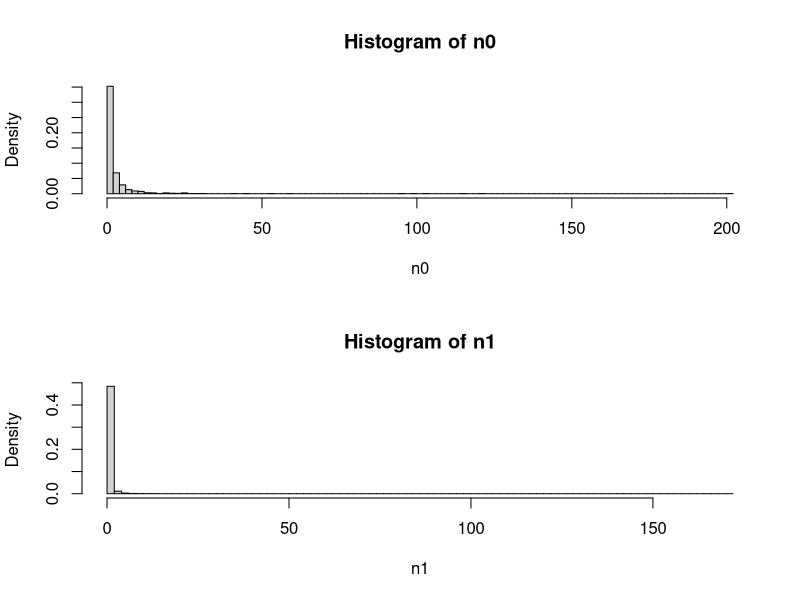
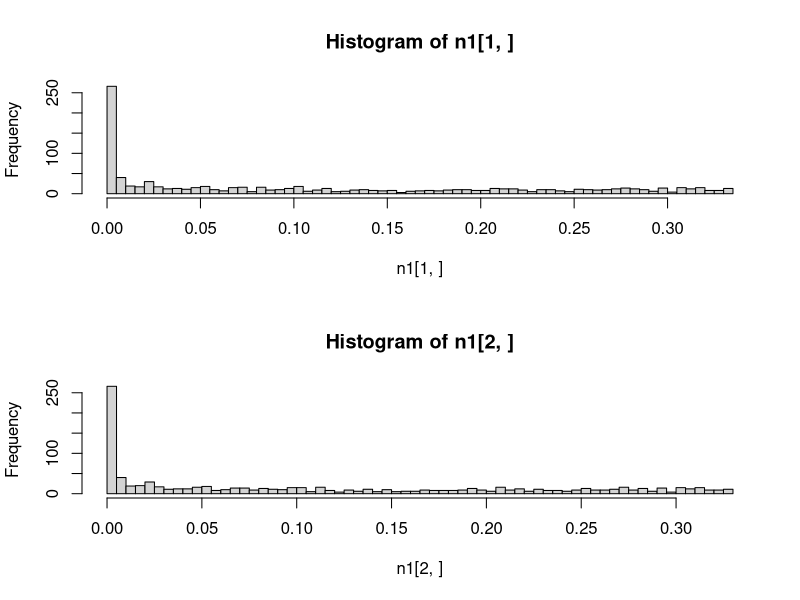
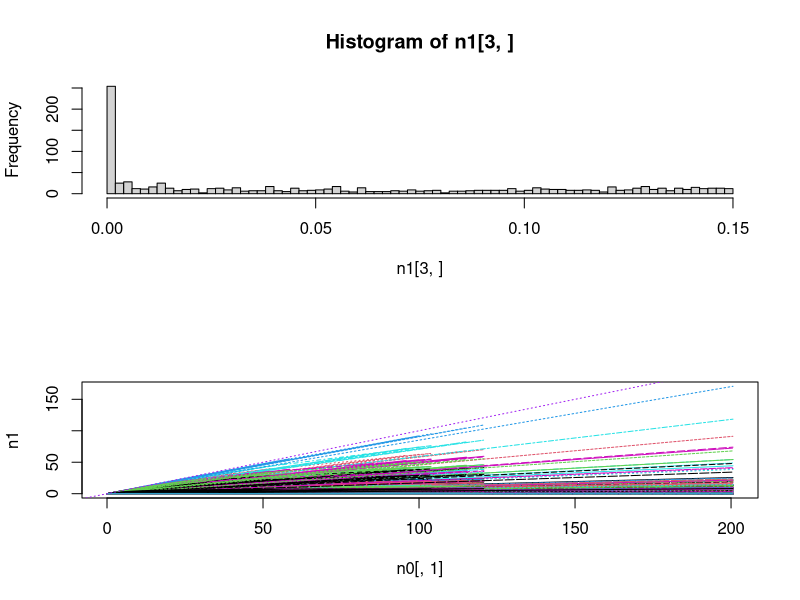
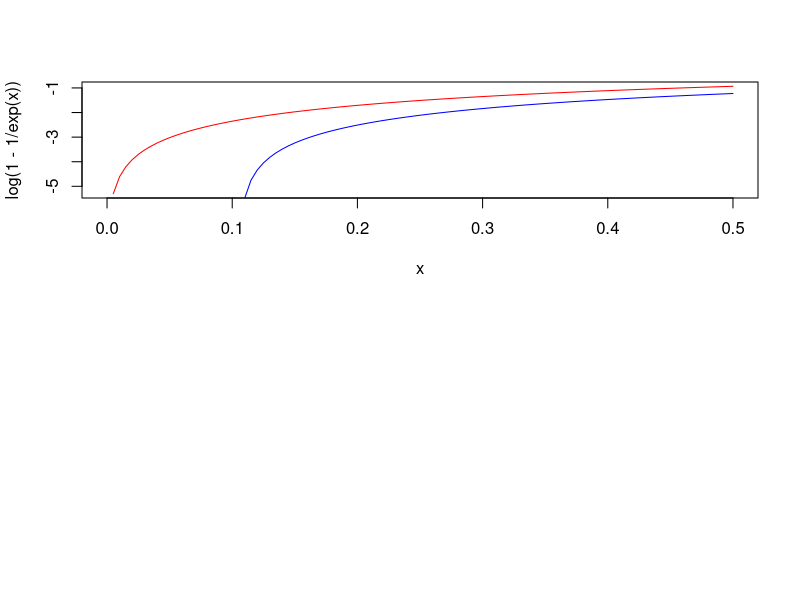
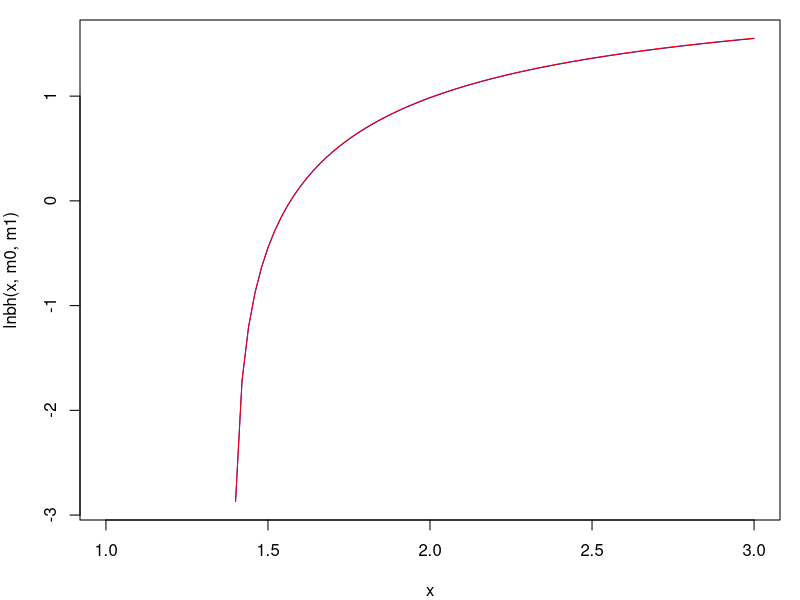
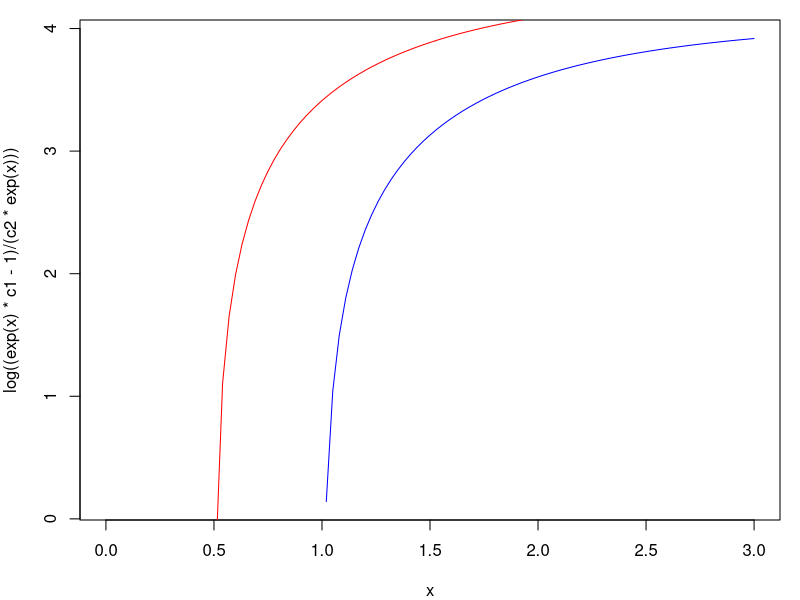
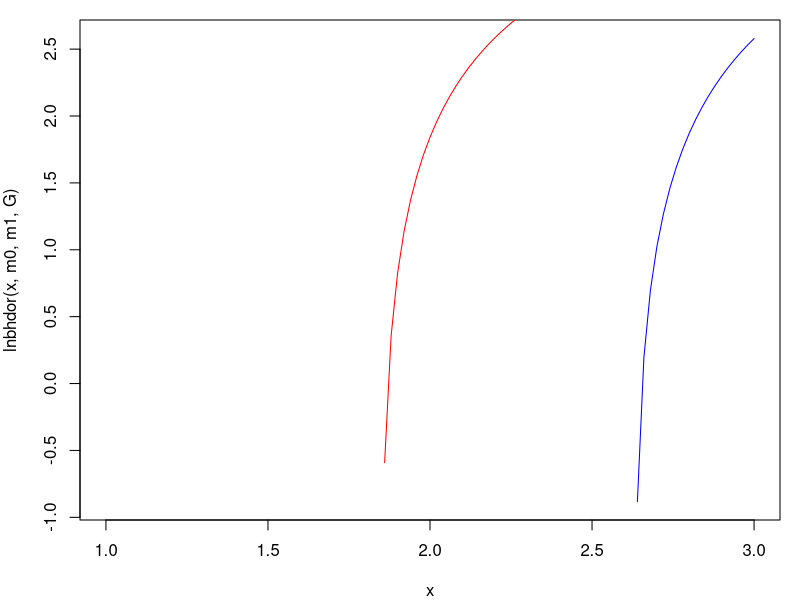
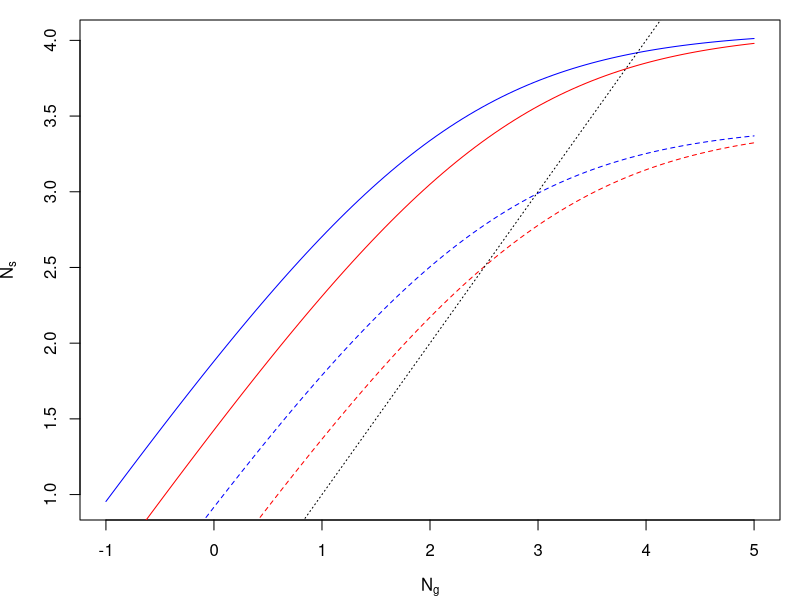

Recreate these plots in R, in order. (Note: this script raises an error after producing the figures.)
### Explore how random variation in Beverton-Holt mortality function ###
### affects the distribution of population sizes                     ###

# Functions ---------------------------------------------------------------

BH <- function(n_in,m0,m1){
  n_out <- n_in * exp(-m0) / ( 1 + (m1/m0)*(1-exp(-m0))*n_in )
  return(n_out)
}
# assuming T = 1

lnbh <- function(y,m0,m1,T3=0.3){
  c1 <- exp(-m0*T3)
  c2 <- (1-exp(-m0)*T3)*m1/m0
  log((y*c1-1)/(c2*y))
}

lnbhdor <- function(Y,m0,m1,G,T3=0.3){
  S0 <- exp(-m0)
  c1 <- exp(-m0*T3)
  c2 <- (1-exp(-m0)*T3)*m1/m0
  log((c1*G*Y-G*S0+S0-1) / (c2*G*Y*((G-1)*S0+1)))
}

Kcalc <- function(m0,m1,T=1){
  exp(-m0*T)/( (1-exp(-m0*T)) * (m1/m0) )
} 
# assuming T=1

sGBH <- function(n_in,Y,m0,m1,G,T3=0.3){
  So <- exp(-m0)
  Sn <- exp(-m0*T3)
  n_in*((1-G)*So + G*Y*Sn / (1 + G*Y*(1-Sn)*(m1/m0)*n_in))
}

rG <- function(Y,m0,G,T3=0.3){
  So <- exp(-m0)
  Sn <- exp(-m0*T3)
  log( (1-G)*So + G*Y*Sn )
}

# Exploration -------------------------------------------------------------

ln0_min <- -5
ln0_max <- 0
nseq <- 10^3
neps <- 10^3
alpha_m <- 0.1
beta_m <- 1

# n0_seq <- exp(seq(ln0_min,ln0_max,length.out=nseq))
# eps_m <- seq(-1,1,length.out=neps)
n0_seq <- exp(rnorm(nseq,0,1.5))
eps_m <- rnorm(neps,0,2)
  
m0 <- m1 <- n0 <- n1 <- matrix(NA,nr=nseq,nc=neps)

m0[] <- rep(exp(outer(alpha_m,eps_m,"+")),each=nseq)
m1[] <- rep(exp(outer(beta_m,eps_m,"+")),each=nseq)
n0[] <- rep(n0_seq,times=neps)
n1 <- BH(n0,m0,m1)

par(mfrow=c(2,1))
hist(n0,breaks=100,prob=T)
hist(n1,breaks=100,prob=T)

hist(n1[1,],breaks=100)
hist(n1[2,],breaks=100)
hist(n1[3,],breaks=100)

matplot(n0[,1],n1,type="l")
abline(0,1,col="purple",lty=3)

(K <- BH(10^10,m0[1,],m1[1,]))

# Plant example -----------------------------------------------------------
  # From Yodzis and work on desert annuals

### Without seed dormancy

curve(log(1-1/exp(x)),col="red",xlim=c(0,0.5))
curve(log(0.9-1/exp(x)),col="blue",add=T)
# drop-off occurs earlier at lower K

m0 <- 1.1
m1 <- 0.1
par(mfrow=c(1,1),mar=c(4,4,1,1))
curve(lnbh(x,m0,m1),col="blue",xlim=c(1,3))
m1 <- 0.01
curve(lnbh(x,m0,m1)-2.3,col="red",add=T)
# changing c2 only changes equilibrium N by constant factor (shifts intercept)

m0 <- 1
m1 <- 0.01
c1 <- exp(-m0)
c2 <- (1-exp(-m0))*m1/m0
curve(log((exp(x)*c1-1)/(c2*exp(x))),col="blue",xlim=c(0,3))
m0 <- 0.5
c1 <- exp(-m0)
c2 <- (1-exp(-m0))*m1/m0
curve(log((exp(x)*c1-1)/(c2*exp(x))),col="red",add=T)
# changing c1 -> drop-off occurs *earlier* at lower K

### With seed dormancy

G <- 0.4
m0 <- 1
m1 <- 0.01
curve(lnbhdor(x,m0,m1,G),col="blue",xlim=c(1,3))
m0 <- 0.5
curve(lnbhdor(x,m0,m1,G),col="red",add=T)
  # Same result with G - drop-off earlier for lower K

# How does Y affect BH curve? ---------------------------------------------

Y <- 3 # log scale
m0 <- 1
curve(log(BH(exp(x+Y),m0,m1)),col="blue",xlim=c(-1,5),
  xlab=expression(N[g]),ylab=expression(N[s])) # ignores dormancy
curve(log(BH(exp(x+Y-0.5),m0,m1)),col="red",add=T)
m0 <- 2
curve(log(BH(exp(x+Y),m0,m1)),col="blue",add=T,lty=2)
curve(log(BH(exp(x+Y-0.5),m0,m1)),col="red",add=T,lty=2)
abline(0,1,lty=3)
  # -0.5 -> reduce y by a freaction of exp(0.5)=1.6
  # decrease in y reduces equilibrium N by *more* when max popsize (K) is lower
  # Explantion:
  # - increasing Y makes a bigger difference to Ns when few seeds are being 
  # produced (bigger difference in [blue - red] at lower Ng (or Y)) 
  # - increasing m0 -> fewer seeds survive -> lower reproduction next year
  # -> bigger effect of change in Y
  # (but assumes that general shape of function stays the same? 
  # Increasing m0 makes curve steeper too, but this isn't important here,
  # as doesn't affect difference between blue and red much?)

# Y is just scaling up and down, changing c2 does the same thing?

# How does G affect BH curve? ---------------------------------------------

m0 <- 0.1
m1 <- 0.01
curve(lnbhdor(x,m0,m1,G=0.75),col="blue",xlim=c(0,5),ylim=c(-0.5,5))
curve(lnbhdor(x,m0,m1,G=0.5),col="red",add=T)
curve(lnbhdor(x,m0,m1,G=0.25),col="green",add=T)
  # above a certain Y, get more pop with high G, but as Y decreases, better to have low G

m0 <- 0.1
m1 <- 0.01
curve(lnbhdor(exp(x),m0,m1,G=0.75),col="blue",xlim=c(0,1.5),ylim=c(-0.5,5))
curve(lnbhdor(exp(x),m0,m1,G=0.25),col="red",add=T)
m0 <- 0.2
m1 <- 0.01
curve(lnbhdor(exp(x),m0,m1,G=0.75),col="blue",lty=2,add=T)
curve(lnbhdor(exp(x),m0,m1,G=0.25),col="red",lty=2,add=T)
  # When G is lower, reducing K has bigger effect on drop-off threshold for Y
  # (but will still always reduce it, so doesn't explain positive correlations)

m0 <- 0.1
m1 <- 0.01
curve(lnbhdor(x,m0,m1,G=0.75)-lnbhdor(x,m0,m1,G=0.25),col="blue",xlim=c(0,10))
m0 <- 0.2
m1 <- 0.01
curve(lnbhdor(x,m0,m1,G=0.75)-lnbhdor(x,m0,m1,G=0.25),col="red",add=T)
m0 <- 0.3
m1 <- 0.01
curve(lnbhdor(x,m0,m1,G=0.75)-lnbhdor(x,m0,m1,G=0.25),col="green",add=T)
abline(h=0,lty=3)
  # m1 -> lower germination favoured for given Y 

m0 <- 0.1
m1 <- 0.01
curve(lnbhdor(x,m0,m1,G=0.75)-lnbhdor(x,m0,m1,G=0.25),col="blue",xlim=c(0,10))
m0 <- 0.1
m1 <- 0.015
curve(lnbhdor(x,m0,m1,G=0.75)-lnbhdor(x,m0,m1,G=0.25),col="red",add=T)
abline(h=0,lty=3)
  # m2 -> proportional effect of G on dK is the same

# How does DI mortality relate to K? --------------------------------------

curve(Kcalc(exp(x),1),xlim=c(-5,5))
curve(Kcalc(exp(x),2),col="red",add=T)
  # higher m0 -> lower K

# Optimal G - constant environment ----------------------------------------

  # maximise equilibrium population size (ignoring extinction)

nY <- 5
nm0 <- 5
nm1 <- 5
nG <- 50

Yseq <- exp(seq(0,5,length.out=nY))
m0seq <- exp(seq(-1.5,0,length.out=nm0))
m1seq <- exp(seq(-4,4,length.out=nm1))
Gseq <- plogis(seq(-5,5,length.out=nG))

pd <- expand.grid(Y=Yseq,m0=m0seq,m1=m1seq,G=Gseq) # parameter data

lK_GY_plot <- function(m){
  require(reshape2)
  require(fields)
  pd$lK <- with(pd, lnbhdor(Y,m0,m1,G,T3=0.3))
  plotvars <- c("Y","G")
  pd1 <- subset(pd,m0==m & m1==m1seq[2],select=c(plotvars,"lK"))
  plotmat <- acast(melt(pd1,id=plotvars),G~Y)
  matplot(qlogis(Gseq),plotmat,type="l",lty=1,col=tim.colors(nY))
}

par(mfrow=c(2,2),mar=c(3,3,2,2))
lK_GY_plot(m0seq[1])  
lK_GY_plot(m0seq[2])  
lK_GY_plot(m0seq[3])  
lK_GY_plot(m0seq[4])  
  # m1 has no impact on optimal phenotype (only affects value of K)
  # G=0 is never optimal
  # Lower Y favours *higher* G -> should have negative G~z relationship?
  # (These plots show optimal G in years with different Y?)
  # Higher m0 favours higher G

lK_YG_plot <- function(m){
  require(reshape2)
  require(fields)
  pd$lK <- with(pd, lnbhdor(Y,m0,m1,G,T3=0.3))
  plotvars <- c("Y","G")
  pd1 <- subset(pd,m0==m & m1==m1seq[2],select=c(plotvars,"lK"))
  plotmat <- acast(melt(pd1,id=plotvars),Y~G)
  matplot(log(Yseq),plotmat,type="l",lty=1,col=tim.colors(nG))
}

par(mfrow=c(2,2),mar=c(3,3,2,2))
lK_YG_plot(m0seq[1])  
lK_YG_plot(m0seq[2])  
lK_YG_plot(m0seq[3])  
lK_YG_plot(m0seq[4])
  # low G -> 
  # - earlier drop-off in N with Y
  # - larger proportional drop-offs in N with Y
  # so *more* affected by CC if lower G (even without plasticity)
  # this tallies with "lower Y -> higher optimal G" results

# Optimal G - variable environment ----------------------------------------

np <- nrow(pd) # number of parameter combinations
nb <- 100
nt <- 1000 + nb
ns <- 10 # n y sig
Ysigseq <- exp(seq(-2,2,length.out=ns))
N0 <- 1000

Narr <- Yarr <- array(dim=c(nt,ns,np))
m0arr <- m1arr <- Garr <- array(dim=c(ns,np))
m0arr[] <- rep(pd$m0,each=ns)
m1arr[] <- rep(pd$m1,each=ns)
Garr[] <- rep(pd$G,each=ns)

Yarr[] <- exp(
  rep(log(pd$Y),each=nt*ns)
  + rep(outer(rnorm(n=nt,mean=0,sd=1),Ysigseq),times=np)
) # only works because Y varies the fastest of all params in pd

Narr[1,,] <- N0

for(t in 2:nt){
  Narr[t,,] <- sGBH(Narr[t-1,,],Yarr[t,,],m0arr,m1arr,Garr)
}

lNarr <- log(Narr)
lNmuarr <- apply(lNarr[-(1:nb),,],2:3,mean)
lNsdarr <- apply(lNarr[-(1:nb),,],2:3,sd)
lNmedarr <- apply(lNarr[-(1:nb),,],2:3,median)

Nd <- expand.grid(Ysig=Ysigseq,Y=Yseq,m0=m0seq,m1=m1seq,G=Gseq)
Nd$lNmu <- as.vector(lNmuarr)
Nd$lNsd <- as.vector(lNsdarr)
Nd$lNmed <- as.vector(lNmedarr)

lmu_Ysig_G_plot <- function(pY,pm0,pm1,xvar="G",...){
  require(reshape2)
  require(fields)
  plotvars <- c("Ysig","G")
  Nd1 <- subset(Nd,Y==pY & m0==pm0 & m1==pm1,select=c(plotvars,"lNmu"))
  if(xvar=="G"){
    plotmat <- acast(melt(Nd1,id=plotvars),G~Ysig)
    matplot(qlogis(Gseq),plotmat,type="l",lty=1,col=tim.colors(ns),
            ylim=c(-2,max(ceiling(plotmat))),
            ...)
    Gopt <- sapply(split(Nd1,Nd1$Ysig),function(d){
      qlogis(d$G[which(d$lNmu==max(d$lNmu))])
    })
    abline(v=Gopt,col=tim.colors(nY),lty=2)
  }
  if(xvar=="Ysig"){
    plotmat <- acast(melt(Nd1,id=plotvars),Ysig~G)
    matplot(Ysigseq,plotmat,type="l",lty=1,col=tim.colors(nG),
            ylim=c(-2,max(ceiling(plotmat))),
            ...)
  }
}

pdf(paste0("Plots/lmu_Ysig_G_",format(Sys.Date(),"%d%b%Y"),".pdf"),
    width=15,height=15)
iseq <- 1:5
ni <- length(iseq)
par(mfrow=c(ni,ni),mar=c(4,4,2,2),las=1,bty="l")
for(i in iseq){
  for(j in iseq){
    for(k in iseq){
      lmu_Ysig_G_plot(pY=Yseq[i],pm0=m0seq[j],pm1=m1seq[k],xvar="G",
                      xlab="G",ylab="ln(N)",
                      main=paste0("Y=",signif(Yseq[i],2),
                                  " m0=",signif(m0seq[j],2),
                                  " m1=",signif(m1seq[k],2)
                                  )
      )
    }
  }
}
dev.off()

par(mfrow=c(2,2),mar=c(4,4,2,2),las=1,bty="n")
lmu_Ysig_G_plot(pY=Yseq[4],pm0=m0seq[2],pm1=m1seq[2],xvar="G")
lmu_Ysig_G_plot(pY=Yseq[4],pm0=m0seq[4],pm1=m1seq[2],xvar="G")
lmu_Ysig_G_plot(pY=Yseq[2],pm0=m0seq[2],pm1=m1seq[4],xvar="G")
lmu_Ysig_G_plot(pY=Yseq[2],pm0=m0seq[2],pm1=m1seq[2],xvar="G")
  # - high m0 reduces effect of variance on optimal G, 
  # possibly even leads to env var favouring high G?
  # - m1 again just shifts population size without changing optimum
  # - low Y accentuates effects of env var on G?  
  # - low Y seems to favour higher G (again)

  # fluctuations favour G<1

par(mfrow=c(2,2))
lmu_Ysig_G_plot(pY=Yseq[5],pm0=m0seq[3],pm1=m1seq[3],xvar="Ysig")
lmu_Ysig_G_plot(pY=Yseq[5],pm0=m0seq[5],pm1=m1seq[3],xvar="Ysig")
lmu_Ysig_G_plot(pY=Yseq[5],pm0=m0seq[3],pm1=m1seq[5],xvar="Ysig")
lmu_Ysig_G_plot(pY=Yseq[2],pm0=m0seq[3],pm1=m1seq[3],xvar="Ysig")

lmu_Y_G_plot <- function(pYsig,pm0,pm1,xvar="G",...){
  require(reshape2)
  require(fields)
  plotvars <- c("Y","G")
  Nd1 <- subset(Nd,Ysig==pYsig & m0==pm0 & m1==pm1,select=c(plotvars,"lNmu"))
  if(xvar=="G"){
    plotmat <- acast(melt(Nd1,id=plotvars),G~Y)
    matplot(qlogis(Gseq),plotmat,type="l",lty=1,col=tim.colors(nY),
            ylim=c(-2,max(ceiling(plotmat))),
            ...
            )
    Gopt <- sapply(split(Nd1,Nd1$Y),function(d){
      qlogis(d$G[which(d$lNmu==max(d$lNmu))])
    })
    abline(v=Gopt,col=tim.colors(nY),lty=2)
  }
  if(xvar=="Y"){
    plotmat <- acast(melt(Nd1,id=plotvars),Y~G)
    matplot(Yseq,plotmat,type="l",lty=1,col=tim.colors(nG),
            ylim=c(-2,max(ceiling(plotmat))),
            ...
            )
  }
}

pdf(paste0("Plots/lmu_Y_G_",format(Sys.Date(),"%d%b%Y"),".pdf"),
    width=15,height=15)
iseq <- 1:5
ni <- length(iseq)
par(mfrow=c(ni,ni),mar=c(4,4,2,2),las=1,bty="l")
for(i in iseq*2){ # Ysig twice as long as others
  for(j in iseq){
    for(k in iseq){
      lmu_Y_G_plot(pYsig=Ysigseq[i],pm0=m0seq[j],pm1=m1seq[k],xvar="G",
                      xlab="G",ylab="ln(N)",
                      main=paste0("Ysig=",signif(Ysigseq[i],2),
                                  " m0=",signif(m0seq[j],2),
                                  " m1=",signif(m1seq[k],2)
                      )
      )
    }
  }
}
dev.off()

par(mfrow=c(2,2))
lmu_Y_G_plot(pYsig=Ysigseq[4],pm0=m0seq[2],pm1=m1seq[2],xvar="G")
lmu_Y_G_plot(pYsig=Ysigseq[4],pm0=m0seq[4],pm1=m1seq[2],xvar="G")
lmu_Y_G_plot(pYsig=Ysigseq[5],pm0=m0seq[2],pm1=m1seq[4],xvar="G")
lmu_Y_G_plot(pYsig=Ysigseq[2],pm0=m0seq[2],pm1=m1seq[2],xvar="G")
  # NB: outcome with median is almost exactly the same

# Analysis of high-variance scenario --------------------------------------

pd$K <- with(pd, Kcalc(m0,m1,T=0.3))

Darr <- Yearr <- array(dim=dim(Narr))
for(i in 2:nt){
  Darr[i,,] <- log(Narr[i,,]) - log(Narr[i-1,,])
  Yearr[i,,] <- log(Narr[i,,] - exp(-m0arr)*(1-Garr)*Narr[i-1,,]) - log(Garr*Narr[i-1,,])
}

pdsel <- with(pd, which(
  Y %in% Yseq[c(1,5)] & m0==m0seq[5] & m1==m1seq[2] & G %in% Gseq[c(10,20)]
  ))
Ysigsel <- 10

scol <- rep(c("blue","red"),each=2) # blue = low G, red = high G
slty <- rep(1:2,times=2) # - = low Y, --- = high Y

par(mfrow=c(1,1),mar=c(2,2,2,2))
matplot(log(Narr[900:1100,Ysigsel,pdsel]),type="l",col=scol,lty=slty)

plot(density(log(Yarr[,Ysigsel,pdsel[1]])))
lines(density(log(Yarr[,Ysigsel,pdsel[2]])),lty=2)

histmax <- 10^4
mybreaks <- c(seq(0,histmax,length.out=10^3),Inf)
hist(Yarr[,Ysigsel,pdsel[1]],xlim=c(0,histmax),breaks=mybreaks,col="blue",border=NA)
hist(Yarr[,Ysigsel,pdsel[2]],breaks=mybreaks,col="red",add=T,border=NA)

table(Yarr[,Ysigsel,pdsel[1]]>1)
table(Yarr[,Ysigsel,pdsel[2]]>1)
table(Yarr[,Ysigsel,pdsel[1]]>pd$K[pdsel[1]])
table(Yarr[,Ysigsel,pdsel[2]]>pd$K[pdsel[2]])

matplot(Darr[900:1100,Ysigsel,pdsel],type="l",col=scol,lty=slty)
matplot(Yearr[900:1100,Ysigsel,pdsel],type="l",col=scol,lty=slty)

plot(density(log(Narr[100:nt,Ysigsel,pdsel[4]])),col=scol[4],lty=slty[4])
lines(density(log(Narr[100:nt,Ysigsel,pdsel[2]])),col=scol[2],lty=slty[2])
plot(density(log(Narr[100:nt,Ysigsel,pdsel[3]])),col=scol[3],lty=slty[3])
lines(density(log(Narr[100:nt,Ysigsel,pdsel[1]])),col=scol[1],lty=slty[1])

plot(density(Darr[100:nt,Ysigsel,pdsel[4]]),col=scol[4],lty=slty[4])
lines(density(Darr[100:nt,Ysigsel,pdsel[2]]),col=scol[2],lty=slty[2])
abline(v=0,lty=3)
plot(density(Darr[100:nt,Ysigsel,pdsel[3]]),col=scol[3],lty=slty[3])
lines(density(Darr[100:nt,Ysigsel,pdsel[1]]),col=scol[1],lty=slty[1])
abline(v=0,lty=3)

plot(density(Yearr[100:nt,Ysigsel,pdsel[4]]),col=scol[4],lty=slty[4])
lines(density(Yearr[100:nt,Ysigsel,pdsel[2]]),col=scol[2],lty=slty[2])
abline(v=m0seq[5],lty=3)
plot(density(Yearr[100:nt,Ysigsel,pdsel[3]]),col=scol[3],lty=slty[3])
lines(density(Yearr[100:nt,Ysigsel,pdsel[1]]),col=scol[1],lty=slty[1])
abline(v=m0seq[5],lty=3)

# Density-independent -----------------------------------------------------

# > dim(lNmuarr)
# [1]   10 6250

pds <- expand.grid(Y=Yseq,m0=m0seq,G=Gseq) # parameter data
nps <- nrow(pds)

nlnY <- 10
lnYseq <- seq(-3,3,length.out=nlnY)
lnYarr <- rarr <- parr <- array(dim=c(nlnY,ns,nps))
lnYarr[] <- rep(outer(lnYseq,Ysigseq),times=nps) + rep(log(pds$Y),each=nlnY*ns)
rarr <- array(dim=c(nlnY,ns,nps))
rarr[] <- with(pds, rG(Y=exp(lnYarr),
                      m0=rep(m0,each=nlnY*ns),
                      G=rep(G,each=nlnY*ns)
                      ))
parr[] <- rep(dnorm(lnYseq,mean=0,sd=1),times=ns*nps) 
  # shape of p(norm) is same regardless of mean
sump <- sum(parr[,1,1]) 
  # again, distribution is the same for all, so the sum is too
rbararr <- apply(parr*rarr,c(2,3),sum)/sump

rd <- expand.grid(Ysig=Ysigseq,Y=Yseq,m0=m0seq,G=Gseq)
rd$rbar <- as.vector(rbararr)

Gopt_f <- function(d){
  d$G[which(d$rbar==max(d$rbar))]
}

rbar_Y_G_plot <- function(pYsig,pm0,xvar="G",...){
  require(reshape2)
  require(fields)
  plotvars <- c("Y","G")
  rd1 <- subset(rd,Ysig==pYsig & m0==pm0,select=c(plotvars,"rbar"))
  plotmat <- acast(melt(rd1,id=plotvars),G~Y)
  matplot(qlogis(Gseq),plotmat,type="l",lty=1,col=tim.colors(nY),
          # ylim=c(-2,max(ceiling(plotmat))),
          ...
          )
  Gopt <- sapply(split(rd1,rd1$Y),function(d){
    qlogis(d$G[which(d$rbar==max(d$rbar))])
  })
  abline(v=Gopt,col=tim.colors(nY),lty=2)
}
  # m1 actually unecessary as no DD

pdf(paste0("Plots/rbar_Y_G_",format(Sys.Date(),"%d%b%Y"),".pdf"),
    width=15,height=15)
iseq <- 1:5
ni <- length(iseq)
par(mfrow=c(ni,ni),mar=c(4,4,2,2),las=1,bty="l")
for(i in iseq*2){ # Ysig twice as long as others
  for(j in iseq){
    rbar_Y_G_plot(pYsig=Ysigseq[i],pm0=m0seq[j],xvar="G",
                  xlab="G",ylab="r",
                  main=paste0("Ysig=",signif(Ysigseq[i],2)," m0=",signif(m0seq[j],2))
                  )
    
  }
}
dev.off()

# Simple Royama plots -----------------------------------------------------

RoyBH <- function(G,lNmin,lNmax,...){
  Y1 <- 5 # 4 # log scale
  Y2 <- 1 # 3.5 # log scale
  dY <- 3.5
  m0 <- 1
  m1 <- 0.018
  nlnN <- 100
  lnNseq <- seq(lNmin,lNmax,length.out=nlnN)
  Nseq <- exp(lnNseq)
  
  rd <- data.frame(
    Y = rep(c(Y1,Y2),each=3),
    dY = rep(c(-dY,0,dY),times=2)
  )
  rm <- matrix(nr=nlnN,nc=6)
  for(i in 1:nrow(rd)){
    rm[,i] <- with(rd[i,], log(sGBH(Nseq,exp(Y+dY),m0,m1,G)/Nseq))
  }
  
  par(mfrow=c(1,1))
  matplot(lnNseq,rm,col=rep(c("red","blue"),each=3),lty=rep(c(2,1,2),times=2),type="l", ...)
  abline(h=0,lty=3)
}

RoyBH(G=0.15,lNmin=4,lNmax=8)
RoyBH(G=0.2,lNmin=4,lNmax=8,add=T)

RoyBH(G=0.9,lNmin=4,lNmax=8)
RoyBH(G=0.95,lNmin=4,lNmax=8,add=T)
  # middle line shows conditions in constant mean scenario

RoyBH(G=0.1,lNmin=4,lNmax=8)
RoyBH(G=0.9,lNmin=4,lNmax=8,add=T)
RoyBH(G=0.9,lNmin=4,lNmax=8)

# Royama plots ------------------------------------------------------------

par(mfrow=c(2,2))
nN <- 100
Nseq <- exp(seq(2,8,length.out=nN))

r_sGBH_seq <- function(Y,m0,m1,G){
  log(sGBH(Nseq,Y,m0,m1,G)/Nseq)
}

Royama_matplot <- function(ppd,...){
  require(fields)
  require(plyr)
  colourvar <- ppd[,which(sapply(ppd,function(x) length(unique(x)))>1)]
  ncolours <- length(colourvar)
  rd <- mdply(ppd, r_sGBH_seq)
  rarr <- t(as.matrix(subset(rd,select=names(rd)[!names(rd) %in% names(pd)])))
  matplot(log(Nseq),rarr,type="l",lty=1,col=tim.colors(ncolours),...)
  abline(h=0,col="black",lty=3)
}

pdr <- pd[,names(pd)!="K"]

par(mfrow=c(2,2))
Royama_matplot(subset(pdr[,names(pd)!="K"], Y==Yseq[3] & m0==m0seq[1] & m1==m1seq[1]))
Royama_matplot(subset(pdr[,names(pd)!="K"], Y==Yseq[5] & m0==m0seq[1] & m1==m1seq[1]))
Royama_matplot(subset(pdr[,names(pd)!="K"], Y==Yseq[3] & m0==m0seq[3] & m1==m1seq[1]))
Royama_matplot(subset(pdr[,names(pd)!="K"], Y==Yseq[3] & m0==m0seq[1] & m1==m1seq[3]))
  # - increasing G increases stability but generally reduces K (unless at low G)
  # - when seed mortatlity is high, G doesn't affect K much

Royama_matplot(subset(pdr, m0==m0seq[3] & m1==m1seq[3] & G==Gseq[5]),ylim=c(-1,2))
Royama_matplot(subset(pdr, m0==m0seq[3] & m1==m1seq[3] & G==Gseq[20]),ylim=c(-1,2))
Royama_matplot(subset(pdr, m0==m0seq[3] & m1==m1seq[3] & G==Gseq[30]),ylim=c(-1,2))
Royama_matplot(subset(pdr, m0==m0seq[3] & m1==m1seq[3] & G==Gseq[50]),ylim=c(-1,2))
  # - env var has more positive effects when G is low and when population
  # size is low (DD-clim interaction)
  # - declines in reproduction can have *less* severe effects when G is high?

  # (for squared rainfall, can just compare what happens if return to low Y again)

pdr2 <- expand.grid(Y=exp(seq(-3,8,length.out=20)),m0=1,m1=0.018,G=Gseq) # parameter data
par(mfrow=c(2,2),mar=c(2,2,2,2))
Royama_matplot(subset(pdr2,G==Gseq[5]))
Royama_matplot(subset(pdr2,G==Gseq[15]))
Royama_matplot(subset(pdr2,G==Gseq[25]))
Royama_matplot(subset(pdr2,G==Gseq[35]))

pdf(paste0("Plots/Royama_highlowG_",format(Sys.Date(),"%d%b%Y"),".pdf"),
    width=7,height=7)
Royama_matplot(subset(pdr2,G==Gseq[50]),xlab=expression(ln~N[s]),ylab="r",las=1,bty="l")
Royama_matplot(subset(pdr2,G==Gseq[1]),add=T)
dev.off()

pdr3 <- expand.grid(Y=exp(seq(-3,8,length.out=20)),m0=1,m1=0.018,G=c(0,1)) # parameter data
Royama_matplot(subset(pdr3,G==1))
Royama_matplot(subset(pdr3,G==0),add=T)

Royama_matplot(subset(pdr, m0==m0seq[2] & m1==m1seq[3] & G==Gseq[25]))
Royama_matplot(subset(pdr, m0==m0seq[3] & m1==m1seq[3] & G==Gseq[25]))
Royama_matplot(subset(pdr, m0==m0seq[4] & m1==m1seq[3] & G==Gseq[25]))
Royama_matplot(subset(pdr, m0==m0seq[5] & m1==m1seq[3] & G==Gseq[25]))
  # higher mortality -> lower K but overall patterns pretty similar?

Royama_matplot(subset(pdr, m0==m0seq[3] & m1==m1seq[2] & G==Gseq[25]))
Royama_matplot(subset(pdr, m0==m0seq[3] & m1==m1seq[3] & G==Gseq[25]))
Royama_matplot(subset(pdr, m0==m0seq[3] & m1==m1seq[4] & G==Gseq[25]))
Royama_matplot(subset(pdr, m0==m0seq[3] & m1==m1seq[5] & G==Gseq[25]))
  # higher m2 -> higher stability, lower K 
  # (just shifts intercept, effect happens because of non-linear DD?)

# Squared reproduction ----------------------------------------------------

Yseq2 <- Yseq*exp(2)
pd2 <- expand.grid(Y=Yseq2,m0=m0seq,m1=m1seq,G=Gseq) # parameter data

np <- nrow(pd2) # number of parameter combinations
nb <- 100
nt <- 1000 + nb
ns <- 10 # n y sig
Ysigseq2 <- exp(seq(-2,1,length.out=ns))
N0 <- 1000

Narr <- Yarr <- array(dim=c(nt,ns,np))
m0arr <- m1arr <- Garr <- array(dim=c(ns,np))
m0arr[] <- rep(pd2$m0,each=ns)
m1arr[] <- rep(pd2$m1,each=ns)
Garr[] <- rep(pd2$G,each=ns)

Yarr[] <- exp(
  rep(log(pd2$Y),each=nt*ns)
  + rep(outer(-abs(rnorm(n=nt,mean=0,sd=1)),Ysigseq2),times=np)
) 
  # Yarr defines reproduction at optimum, other Y values vary around that and are
  # always smaller

Narr[1,,] <- N0

for(t in 2:nt){
  Narr[t,,] <- sGBH(Narr[t-1,,],Yarr[t,,],m0arr,m1arr,Garr)
}

lNarr <- log(Narr)
lNmuarr <- apply(lNarr[-(1:nb),,],2:3,mean)
lNsdarr <- apply(lNarr[-(1:nb),,],2:3,sd)
lNmedarr <- apply(lNarr[-(1:nb),,],2:3,median)

Nd <- expand.grid(Ysig=Ysigseq2,Y=Yseq2,m0=m0seq,m1=m1seq,G=Gseq)
Nd$lNmu <- as.vector(lNmuarr)
Nd$lNsd <- as.vector(lNsdarr)
Nd$lNmed <- as.vector(lNmedarr)

lmu_Ysig_G_plot <- function(pY,pm0,pm1,xvar="G",...){
  require(reshape2)
  require(fields)
  plotvars <- c("Ysig","G")
  Nd1 <- subset(Nd,Y==pY & m0==pm0 & m1==pm1,select=c(plotvars,"lNmu"))
  if(xvar=="G"){
    plotmat <- acast(melt(Nd1,id=plotvars),G~Ysig)
    matplot(qlogis(Gseq),plotmat,type="l",lty=1,col=tim.colors(ns),
            ylim=c(-2,max(ceiling(plotmat))),
            ...)
    Gopt <- sapply(split(Nd1,Nd1$Ysig),function(d){
      qlogis(d$G[which(d$lNmu==max(d$lNmu))])
    })
    abline(v=Gopt,col=tim.colors(nY),lty=2)
  }
  if(xvar=="Ysig"){
    plotmat <- acast(melt(Nd1,id=plotvars),Ysig~G)
    matplot(Ysigseq2,plotmat,type="l",lty=1,col=tim.colors(nG),
            ylim=c(-2,max(ceiling(plotmat))),
            ...)
  }
}

pdf(paste0("Plots/lmu_Ysig_G_squared_",format(Sys.Date(),"%d%b%Y"),".pdf"),
    width=15,height=15)
iseq <- 1:5
ni <- length(iseq)
par(mfrow=c(ni,ni),mar=c(4,4,2,2),las=1,bty="l")
for(i in iseq){
  for(j in iseq){
    for(k in iseq){
      lmu_Ysig_G_plot(pY=Yseq2[i],pm0=m0seq[j],pm1=m1seq[k],xvar="G",
                      xlab="G",ylab="ln(N)",
                      main=paste0("Y=",signif(Yseq2[i],2),
                                  " m0=",signif(m0seq[j],2),
                                  " m1=",signif(m1seq[k],2)
                      )
      )
    }
  }
}
dev.off()

lmu_Y_G_plot <- function(pYsig,pm0,pm1,xvar="G",...){
  require(reshape2)
  require(fields)
  plotvars <- c("Y","G")
  Nd1 <- subset(Nd,Ysig==pYsig & m0==pm0 & m1==pm1,select=c(plotvars,"lNmu"))
  if(xvar=="G"){
    plotmat <- acast(melt(Nd1,id=plotvars),G~Y)
    matplot(qlogis(Gseq),plotmat,type="l",lty=1,col=tim.colors(nY),
            ylim=c(-2,max(ceiling(plotmat))),
            ...
    )
    Gopt <- sapply(split(Nd1,Nd1$Y),function(d){
      qlogis(d$G[which(d$lNmu==max(d$lNmu))])
    })
    abline(v=Gopt,col=tim.colors(nY),lty=2)
  }
  if(xvar=="Y"){
    plotmat <- acast(melt(Nd1,id=plotvars),Y~G)
    matplot(Yseq2,plotmat,type="l",lty=1,col=tim.colors(nG),
            ylim=c(-2,max(ceiling(plotmat))),
            ...
    )
  }
}

pdf(paste0("Plots/lmu_Y_G_squared_",format(Sys.Date(),"%d%b%Y"),".pdf"),
    width=15,height=15)
iseq <- 1:5
ni <- length(iseq)
par(mfrow=c(ni,ni),mar=c(4,4,2,2),las=1,bty="l")
for(i in iseq*2){ # Ysig twice as long as others
  for(j in iseq){
    for(k in iseq){
      lmu_Y_G_plot(pYsig=Ysigseq2[i],pm0=m0seq[j],pm1=m1seq[k],xvar="G",
                   xlab="G",ylab="ln(N)",
                   main=paste0("Ysig=",signif(Ysigseq2[i],2),
                               " m0=",signif(m0seq[j],2),
                               " m1=",signif(m1seq[k],2)
                   )
      )
    }
  }
}
dev.off()

# Optimal plastic G - variable environment --------------------------------

  # (no need for plasticity in constant environment)

alpha_G <- beta_Gz <- matrix(NA,nr=np,nc=np) 
alpha_G[] <- -tau_mu*sqrt(pi^2/(3*tau_sd^2))
beta_Gz[] <- sqrt(pi^2/(3*tau_sd^2))
# based on Godfray & Rees 2002

  # - plot fitness distribution over different environments, calculate width to
  # quantify degree of bet-hedging
  # - can also infer effects of plasticity by looking at plots showing response 
  # to environment for different germination fractions (effectively 3d plots for
  # cue / environment)
